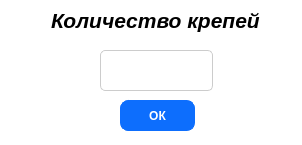
<?xml version="1.0" encoding="UTF-8"?>
<ui version="4.0">
 <class>MainWindow</class>
 <widget class="QMainWindow" name="MainWindow">
  <property name="geometry">
   <rect>
    <x>0</x>
    <y>0</y>
    <width>302</width>
    <height>145</height>
   </rect>
  </property>
  <property name="windowTitle">
   <string>Количество крепей</string>
  </property>
  <property name="windowIcon">
   <iconset>
    <normaloff>../../image/img tools/shield_free.png</normaloff>../../image/img tools/shield_free.png</iconset>
  </property>
  <property name="styleSheet">
   <string notr="true">QWidget{
 background-color: #FFFFFF;
}</string>
  </property>
  <widget class="QWidget" name="centralwidget">
   <widget class="QLabel" name="label">
    <property name="geometry">
     <rect>
      <x>40</x>
      <y>0</y>
      <width>231</width>
      <height>41</height>
     </rect>
    </property>
    <property name="text">
     <string>&lt;html&gt;&lt;head/&gt;&lt;body&gt;&lt;p align=&quot;center&quot;&gt;&lt;span style=&quot; font-size:16pt; font-weight:600; font-style:italic;&quot;&gt;Количество крепей&lt;/span&gt;&lt;/p&gt;&lt;/body&gt;&lt;/html&gt;</string>
    </property>
   </widget>
   <widget class="QLineEdit" name="count_shield_lineEdit">
    <property name="geometry">
     <rect>
      <x>100</x>
      <y>50</y>
      <width>113</width>
      <height>41</height>
     </rect>
    </property>
    <property name="styleSheet">
     <string notr="true">QLineEdit {
    font-size: 16px;
    padding: 5px;
    border: 1px solid #ccc;
    border-radius: 5px;
    text-align: center;
}</string>
    </property>
    <property name="text">
     <string/>
    </property>
   </widget>
   <widget class="QPushButton" name="OK_pushButton">
    <property name="geometry">
     <rect>
      <x>120</x>
      <y>90</y>
      <width>75</width>
      <height>41</height>
     </rect>
    </property>
    <property name="styleSheet">
     <string notr="true">QPushButton {
                        background-color: #0d6efd;
                        color: #fff;
                        font-weight: 1000;
                        border-radius: 8px;
                        border: 1px solid #0d6efd;
                        padding: 5px 15px;
                        margin-top: 10px;
                        outline: 0px;
                        }</string>
    </property>
    <property name="text">
     <string>ОК</string>
    </property>
   </widget>
  </widget>
 </widget>
 <resources/>
 <connections/>
</ui>
